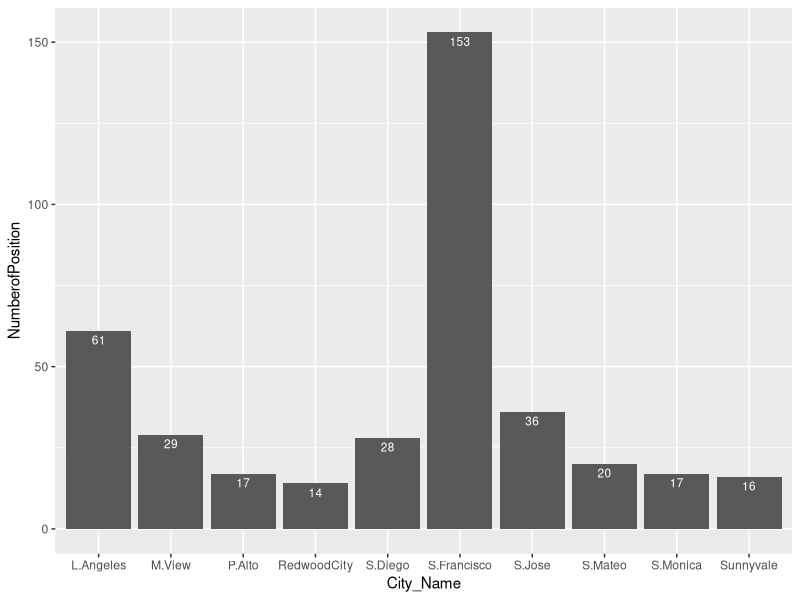
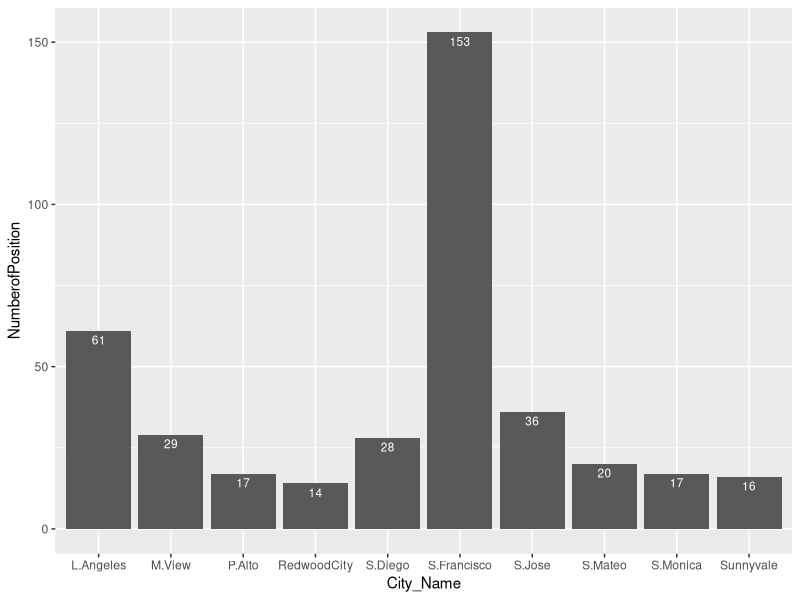
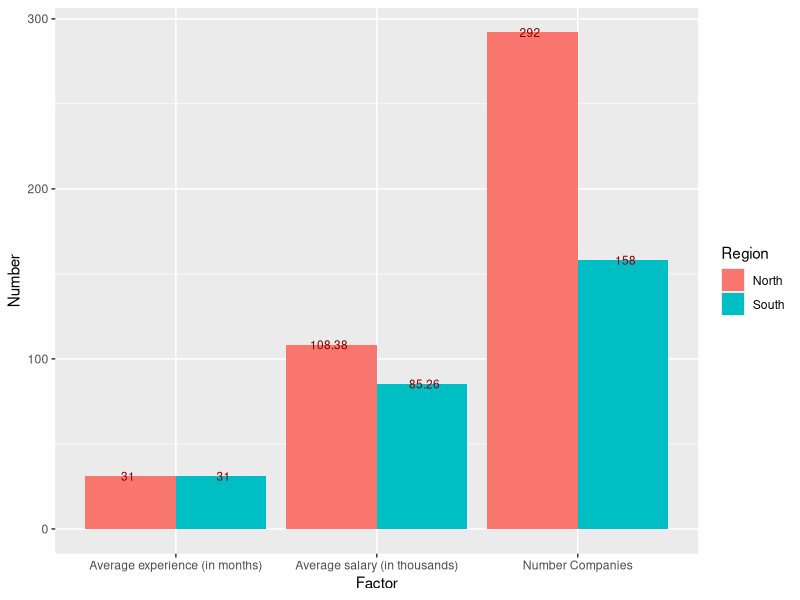
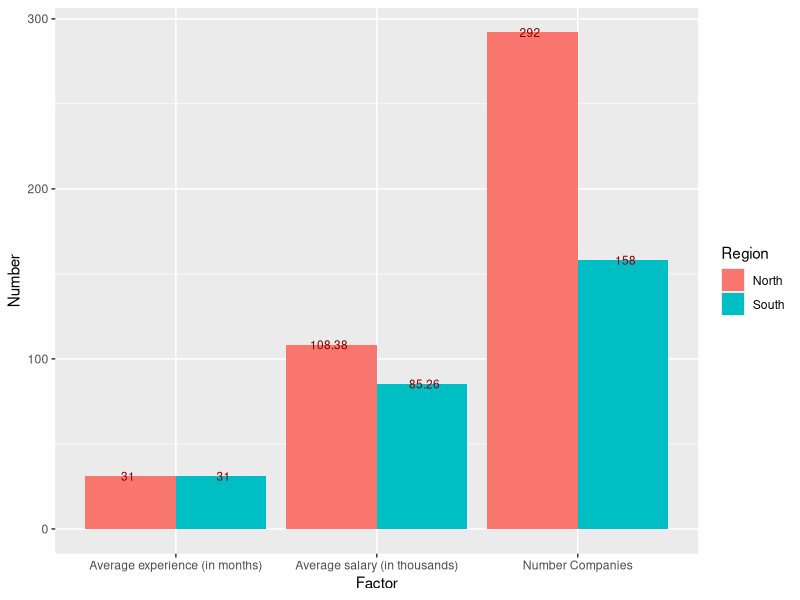
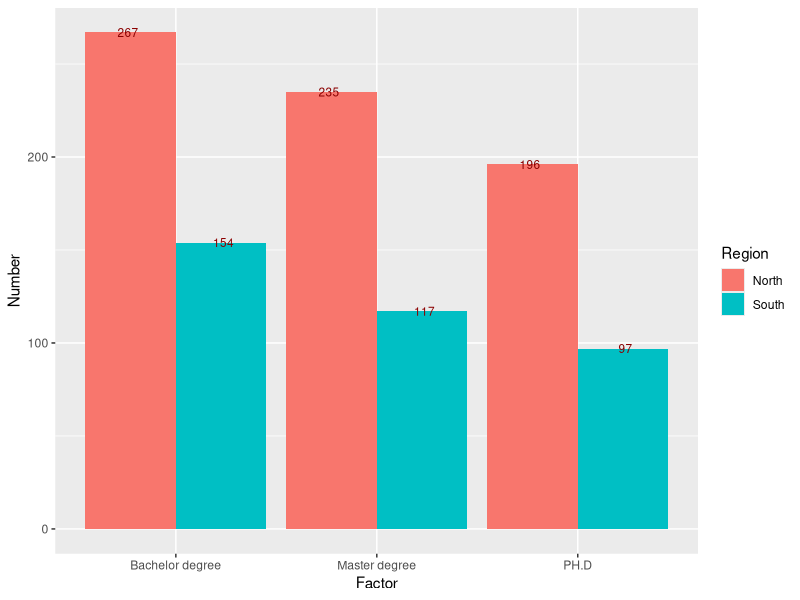
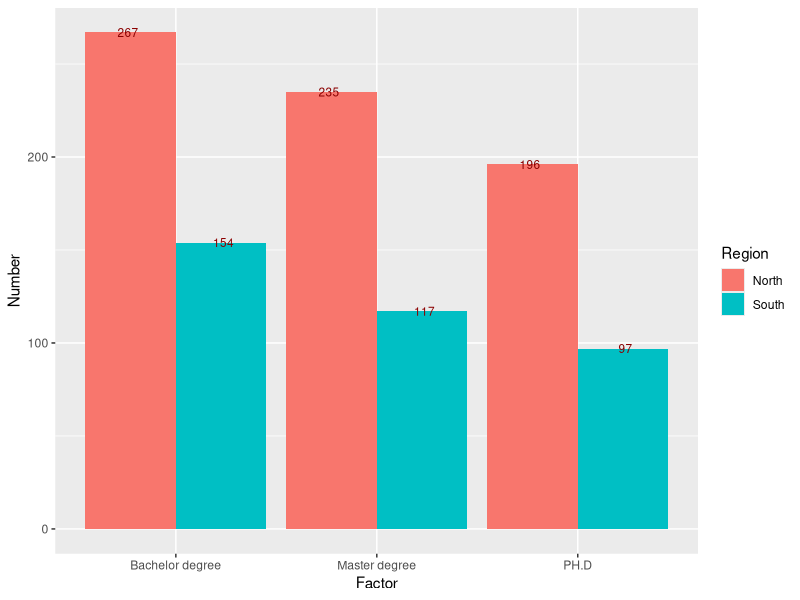
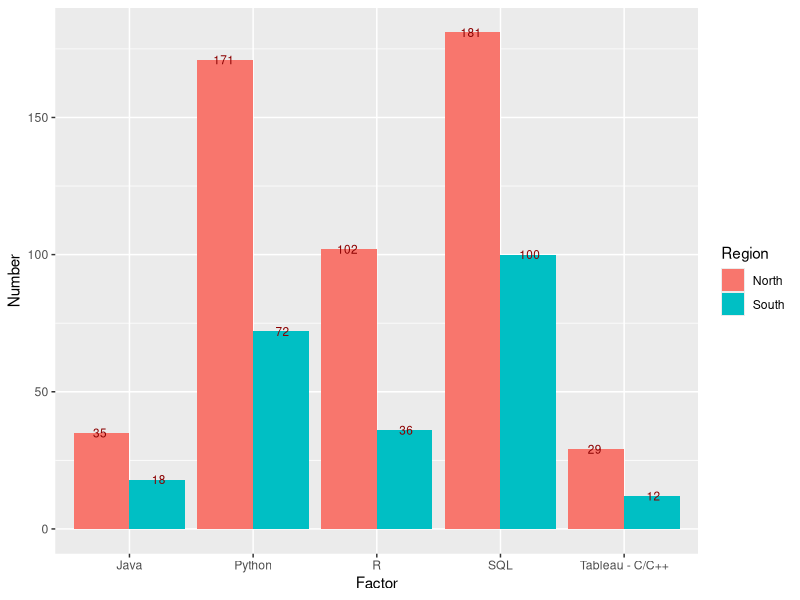
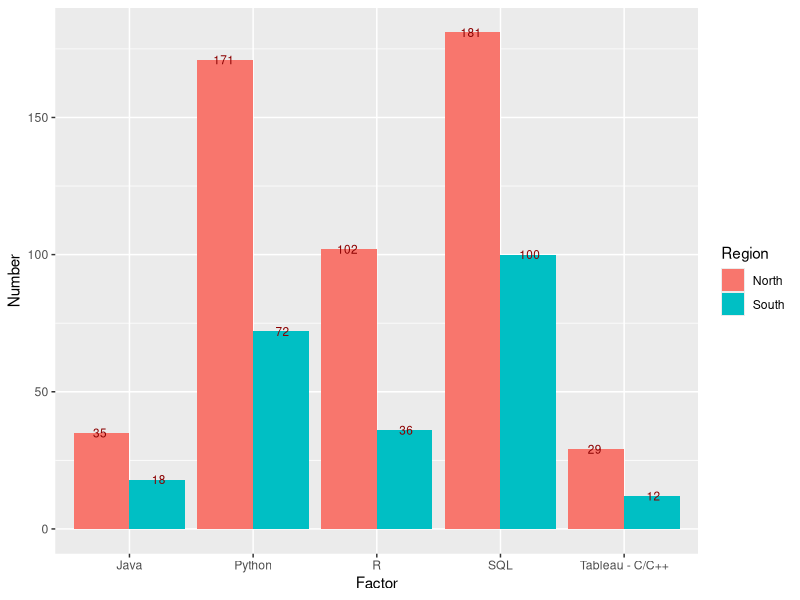

These figures' R source, in order:
## ---- chunk 1
pkg_list = c("ggplot2", "plyr", "stringr")
mia_pkgs = pkg_list[!(pkg_list %in% installed.packages()[,"Package"])]
if(length(mia_pkgs) > 0) install.packages(mia_pkgs)
loaded_pkgs = lapply(pkg_list, require, character.only=TRUE)
## ---- chunk 2
jdata = read.csv("datarelatedjobs.csv")
jdata$X = NULL
names(jdata)
summary(jdata)
str(jdata)
## ---- chunk 3
jdata$Preferred_mj1 = as.character(jdata$Preferred_mj1)
jdata$Preferred_mj2 = as.character(jdata$Preferred_mj2)

for(i in 1:length(jdata$Standing)){
  if(is.na(jdata$Standing[i])){
    jdata$Standing[i] = "All levels"
  }
} 
for(i in 1:length(jdata$Preferred_mj1)){
  if(is.na(jdata$Preferred_mj1[i])){
    jdata$Preferred_mj1[i] = "Data_related"
  }  
  if(is.na(jdata$Preferred_mj2[i])){
      jdata$Preferred_mj2[i] = "Data_related"
  }
} 
count(jdata$Preferred_mj2)[order(count(jdata$Preferred_mj2)$freq, decreasing = T),]
head(jdata,10)
## ---- chunk 4
ct_City = count(jdata$City)
topCity = ct_City[order(ct_City$freq, decreasing = T),]

tCitydf = data.frame(City_Name =  c("S.Francisco" , "L.Angeles" , "S.Jose" , "M.View" , "S.Diego", "S.Mateo" , "P.Alto", "S.Monica", "Sunnyvale" , "RedwoodCity"),
                     NumberofPosition = c(topCity$freq[1:10]))

city_plotg = ggplot(data = tCitydf, aes(x = City_Name, y = NumberofPosition)) + 
    geom_bar(stat = "identity", position=position_dodge()) +
    geom_text(aes(label = NumberofPosition), position = position_dodge(0.95), vjust= 1.5, color = "white", size = 3)
jpeg('city_plotg.jpg')
plot(city_plotg)
city_plotg
## ---- chunk 5
North_sub = jdata[which(jdata$Region == "North CA"),]
head(North_sub,5)
South_sub = jdata[which(jdata$Region == "South CA"),]
head(South_sub,5)
## ---- chunk 6
n_companies_north = rep(0, length(count(North_sub$Company)$freq))
n_companies_south = rep(0, length(count(South_sub$Company)$freq))

for(i in 1:length(count(North_sub$Company)$freq)){
  if(count(North_sub$Company)$freq[i] == 1){
    n_companies_north[i] = count(North_sub$Company)$freq[i] 
  } else{
    n_companies_north[i] = 1
  }
}

for(i in 1:length(count(South_sub$Company)$freq)){
  if(count(South_sub$Company)$freq[i] == 1){
    n_companies_south[i] = count(South_sub$Company)$freq[i] 
  } else{
    n_companies_south[i] = 1
  }
}
sum(n_companies_north)
sum(n_companies_south)
## ---- chunk 7
avg_exp_N = round(mean(North_sub$Min_exp)*12,0)
avg_exp_S = round(mean(South_sub$Min_exp)*12,0)
avg_exp_N
avg_exp_S
## ---- chunk 8
#Use NA.omit to omit to take out NA values then use mean function to find average
Omit_yr_salary_N = na.omit(North_sub$Est_min_avg_salary)
Omit_yr_salary_S = na.omit(South_sub$Est_min_avg_salary)
North_Est_min_salary = round(mean(Omit_yr_salary_N)/1000,2)
South_Est_min_salary = round(mean(Omit_yr_salary_S)/1000,2)

North_Est_min_salary
South_Est_min_salary
## ---- chunk 9
firstdf = data.frame(
          Region = rep(c("North", "South"), each = 3),
          Factor = rep(c("Average experience (in months)", "Average salary (in thousands)","Number Companies")),
          Number = c(avg_exp_N, North_Est_min_salary, sum(n_companies_north),
                     avg_exp_S, South_Est_min_salary, sum(n_companies_south)))

plotfirst = ggplot(data = firstdf, aes(x = Factor, y = Number, fill = Region)) + 
    geom_bar(stat = "identity", position=position_dodge()) +  
    geom_text(aes(label = Number), position = position_dodge(0.95), vjust=0.5, color = "darkred", size = 3)

jpeg('plotfirst.jpg')
plot(plotfirst)
plotfirst

## ---- chunk 10
#Nearly same as counting number of companies:
#Create 3 vectors: n_bach, n_master, n_phd to store the values.
#For this one we need to use stringr.
#Ex: All levels -> n_bach = n_bach + 1, n_master = n_master + 1, n_phd = n_phd + 1
#BS/MS ->  n_bach = n_bach + 1, n_master = n_master + 1 (Use  stringr so that we can get only BS or only MS)
Standing_sub = jdata[which(jdata$Standing != "NA"),]
North_sub_st = Standing_sub[which(Standing_sub$Region == "North CA"),]
South_sub_st = Standing_sub[which(Standing_sub$Region == "South CA"),]
## ---- chunk 11
n_bach_S = length(str_subset(South_sub_st$Standing, pattern = "^B")) + count(South_sub_st$Standing)$freq[which(count(South_sub_st$Standing) == "All levels")]  
n_bach_S

n_master_S = length(str_subset(South_sub_st$Standing, pattern = "^MS")) + length(str_subset(South_sub_st$Standing, pattern = "MS$")) + count(South_sub_st$Standing)$freq[which(count(South_sub_st$Standing) == "All levels")] - length(str_subset(South_sub_st$Standing, pattern = "^MS$"))
n_master_S

n_PH.D_S = length(str_subset(South_sub_st$standing, pattern = "^PH.D")) + length(str_subset(South_sub_st$Standing, pattern = "PH.D$")) + count(South_sub_st$Standing)$freq[which(count(South_sub_st$Standing) == "All levels")]
n_PH.D_S
## ---- chunk 12
n_bach_N = length(str_subset(North_sub_st$Standing, pattern = "^B")) + count(North_sub_st$Standing)$freq[which(count(North_sub_st$Standing) == "All levels")]  
n_bach_N

n_master_N = length(str_subset(North_sub_st$Standing, pattern = "^MS")) + length(str_subset(North_sub_st$Standing, pattern = "MS$")) + count(North_sub_st$Standing)$freq[which(count(North_sub_st$Standing) == "All levels")] - length(str_subset(North_sub_st$Standing, pattern = "^MS$"))
n_master_N

n_PH.D_N = length(str_subset(North_sub_st$standing, pattern = "^PH.D")) + length(str_subset(North_sub_st$Standing, pattern = "PH.D$")) + count(North_sub_st$Standing)$freq[which(count(North_sub_st$Standing) == "All levels")]
n_PH.D_N
## ---- chunk 13
secondtdf = data.frame(
          Region = rep(c("North", "South"), each = 3),
          Factor = rep(c("Bachelor degree", "Master degree","PH.D")),
          Number = c(n_bach_N, n_master_N, n_PH.D_N,
                     n_bach_S, n_master_S, n_PH.D_S))

plotsecond = ggplot(data = secondtdf, aes(x = Factor, y = Number, fill = Region)) + 
    geom_bar(stat = "identity", position=position_dodge()) +  
    geom_text(aes(label = Number), position = position_dodge(0.95), vjust=0.5, color = "darkred", size = 3)

jpeg('plotsecond.jpg')
plot(plotsecond)
plotsecond
## ---- chunk 14
count_order = function(col1, col2, order, top){
  ct1 = count(col1)
  ct2 = count(col2)
  if(order == "decreasing"){
    ct1_inc = ct1[order(ct1$freq, decreasing = T),]
    ct2_inc = ct2[order(ct2$freq, decreasing = T),]
    
    cl = length(ct1_inc$freq) - length(ct2_inc$freq)

    if(cl < 0){
      fresult = data.frame(Lang1 = c(as.character(ct1_inc$x), rep(NA,abs(cl))),
                            Freq1 = c(ct1_inc$freq, rep(NA,abs(cl))),
                            Lang2 = as.character(ct2_inc$x),
                            Freq2 = ct2_inc$freq)                  

    } else{
      fresult = data.frame(Lang1 = as.character(ct1_inc$x),
                            Freq1 = ct1_inc$freq,
                            Lang2 = c(as.character(ct2_inc$x), rep(NA,cl)),
                            Freq2 = c(ct2_inc$freq,rep(NA,cl)))         
      }
  }
  else{
    ct1_dec = ct1[order(ct1$freq, decreasing = F),]
    ct2_dec = ct2[order(ct2$freq, decreasing = F),]
    
    cl = length(ct1_dec$freq) - length(ct2_dec$freq)

    if(cl < 0){
      fresult = data.frame(Lang1 = c(as.character(ct1_dec$x), rep(NA,abs(cl))),
                            Freq1 = c(ct1_dec$freq, rep(NA,abs(cl))),
                            Lang2 = as.character(ct2_dec$x),
                            Freq2 = ct2_dec$freq)                  
    } else{
      fresult = data.frame(Lang1 = as.character(ct1_dec$x),
                            Freq1 = ct1_dec$freq,
                            Lang2 = c(as.character(ct2_dec$x), rep(NA,cl)),
                            Freq2 = c(ct2_dec$freq,rep(NA,cl))) 
    }
  }
  for(i in 1:15){
    for(j in 1:15){
      if(fresult$Lang1[i] == fresult$Lang2[j]){
        fresult$Freq1[i] = fresult$Freq1[i] + fresult$Freq2[j]
      }
    }
  }
  if(order == "decreasing"){
    res = fresult[order(fresult$Freq1, decreasing = T),]
  } else {
    res = fresult[order(fresult$Freq1, decreasing = F),]
  }
  return(res[1:top,1:2])
}

## ---- chunk 15
sl = count_order(South_sub_st$Preferred_lang1, South_sub_st$Preferred_lang2,"decreasing", 5)
nl = count_order(North_sub_st$Preferred_lang1, North_sub_st$Preferred_lang2,"decreasing", 5)
sl
nl
thirddf = data.frame(
          Region = rep(c("North", "South"), each = 5),
          Factor = rep(c("SQL", "Python", "R", "Java", "Tableau - C/C++"),2),
          Number = c(nl$Freq1[1], nl$Freq1[2], nl$Freq1[3], nl$Freq1[4], nl$Freq1[5], 
                     sl$Freq1[1], sl$Freq1[2], sl$Freq1[3], sl$Freq1[4], sl$Freq1[5]))

plotthird = ggplot(data = thirddf, aes(x = Factor, y = Number, fill = Region)) + 
    geom_bar(stat = "identity", position=position_dodge()) +  
    geom_text(aes(label = Number), position = position_dodge(0.95), vjust=0.5, color = "darkred", size = 3)

jpeg('plotthird.jpg')
plot(plotthird)
plotthird
## ---- chunk 16
n_cpp_North = length(str_subset(North_sub_st$Preferred_lang1, pattern = "^C\\++$")) +length(str_subset(North_sub_st$Preferred_lang2, pattern = "C\\++$"))

n_cpp_South = length(str_subset(South_sub_st$Preferred_lang1, pattern = "^C\\++$")) +length(str_subset(South_sub_st$Preferred_lang2, pattern = "C\\++$"))

n_java_South = length(str_subset(South_sub_st$Preferred_lang1, pattern = "^Java$")) +length(str_subset(South_sub_st$Preferred_lang2, pattern = "^Java$"))

n_java_North = length(str_subset(North_sub_st$Preferred_lang1, pattern = "^Java$")) +length(str_subset(North_sub_st$Preferred_lang2, pattern = "^Java$"))

n_Python_North = length(str_subset(North_sub_st$Preferred_lang1, pattern = "^Python$"))+length(str_subset(North_sub_st$Preferred_lang2, pattern = "^Python$"))

n_Python_South = length(str_subset(South_sub_st$Preferred_lang1, pattern = "^Python$"))  +length(str_subset(South_sub_st$Preferred_lang2, pattern ="^Python$"))

n_R_North = length(str_subset(North_sub_st$Preferred_lang1, pattern = "^R$")) +length(str_subset(North_sub_st$Preferred_lang2, pattern = "R$"))

n_R_South = length(str_subset(South_sub_st$Preferred_lang1, pattern = "^R$"))  +length(str_subset(South_sub_st$Preferred_lang2, pattern = "R$"))
n_R_South
n_SQL_North = length(str_subset(North_sub_st$Preferred_lang1, pattern = "^SQL$")) +length(str_subset(North_sub_st$Preferred_lang1, pattern = "/SQL$")) +length(str_subset(North_sub_st$Preferred_lang2, pattern = "^SQL$"))

n_SQL_South = length(str_subset(South_sub_st$Preferred_lang1, pattern = "^SQL$"))+ length(str_subset(South_sub_st$Preferred_lang1, pattern = "/SQL$"))+ length(str_subset(South_sub_st$Preferred_lang2, pattern = "^SQL$"))


res = cbind(nl,sl)
handwaydf = data.frame(NLang1 = c("SQL", "Python", "R", "Java", "C/C++"),
                       NFreg1 = c(n_SQL_North, n_Python_North, n_R_North, n_java_North, n_cpp_North),
                       SLang1 = c("SQL", "Python", "R", "Java", "C/C++"),
                       NLang1 = c(n_SQL_South, n_Python_South, n_R_South, n_java_South, n_cpp_South))
res
handwaydf
## ---- chunk 17
smj = count_order(South_sub_st$Preferred_mj1, South_sub_st$Preferred_mj2,"decreasing", 5)
nmj = count_order(North_sub_st$Preferred_mj1, North_sub_st$Preferred_mj2,"decreasing", 5)
smj
nmj
forthdf = data.frame(
          Region = rep(c("North", "South"), each = 5),
          Factor = rep(c("CS", "Tech field - Stats", "Stats - Tech field", "Math", "Engineering"),2), 
          Number = c(nmj$Freq1[1], nmj$Freq1[2], nmj$Freq1[3], nmj$Freq1[4], nmj$Freq1[5], 
                     smj$Freq1[1], smj$Freq1[2], smj$Freq1[3], smj$Freq1[4], smj$Freq1[5]))

plotforth = ggplot(data = forthdf, aes(x = Factor, y = Number, fill = Region)) + 
    geom_bar(stat = "identity", position=position_dodge()) +  
    geom_text(aes(label = Number), position = position_dodge(0.95), vjust=0.5, color = "darkred", size = 3)

jpeg('plotforth.jpg')
plot(plotforth)
plotforth


## ---- chunk 18
combinedf = data.frame(
          Region = rep(c("North", "South"), each = 6),
          Factor = c("XP_N(m)", "SalN(k)", "#CompN", "#Ba_N", "#Ma_N", "#PHD_N", "XP_S(m)", "SalS(k)", "#CompS", "#Ba_S", "#Ma_S", "#PHD_S"),
          Number = c(avg_exp_N, North_Est_min_salary, sum(n_companies_north), n_bach_N, n_master_N, n_PH.D_N, avg_exp_S, South_Est_min_salary, sum(n_companies_south), n_bach_S, n_master_S, n_PH.D_S))


plotcombine = ggplot(data = combinedf, aes(x = Factor, y = Number, fill = Region)) + 
    geom_bar(stat = "identity", position=position_dodge()) +  
    geom_text(aes(label = Number), position = position_dodge(0.95), vjust=0.5, color = "darkred", size = 3)
#jpeg('plotcombine.jpg')
#plot(plotcombine)
plotcombine
## ---- chunk 19
top20 = count_order(jdata$Preferred_lang1, jdata$Preferred_lang2,"decreasing", 20)
top20
## ---- chunk 20
for (i in 1:length(jdata$Standing)){
  if(!is.na(str_extract(jdata$Standing[i], pattern = "^B")) || !is.na(str_extract(jdata$Standing[i], pattern = "^A"))){
    jdata$Difficulty[i] = "Easy"
  } else if (!is.na(str_extract(jdata$Standing[i], pattern = "^M"))){
    jdata$Difficulty[i] = "Medium"
  } else if (!is.na(str_extract(jdata$Standing[i], pattern = "^P"))){
    jdata$Difficulty[i] = "Hard"
  }
}
## ---- chunk 21
find_company = function(Difficulty, Exp, Region,Language){
  Argu_y = jdata$Company[which(jdata$Difficulty == Difficulty)]
  Argu_x = jdata$Company[which(jdata$Min_exp <= Exp)]
  Argu_z = jdata$Company[which(jdata$Region == Region)]
  Argu_u1 = jdata$Company[which(jdata$Preferred_lang1 == Language)]
  Argu_u2 = jdata$Company[which(jdata$Preferred_lang2 == Language)]
  
  return(union(intersect(intersect(Argu_x,Argu_y),intersect(Argu_z,Argu_u1)),intersect(intersect(Argu_x,Argu_y),intersect(Argu_z,Argu_u2))))

}

find_company("Medium", 5, "South CA","R")
## ---- chunk 22
n_find_company = function(Difficulty, Exp, Region,Language){
a = jdata$Company[which(jdata$Difficulty == Difficulty),]
b = jdata$Company[which(jdata$Min_exp <= Exp),]
c = jdata$Company[which(jdata$Region == Region),]
d1 = jdata$Company[which(jdata$Preferred_lang1 == Language),]
d2 = jdata$Company[which(jdata$Preferred_lang2 == Language),]

pre_r1 = a[which(a$Min_exp <= Exp)]
nex_r1 = pre_r1[which(pre_r1$Region == Region)]
r1     = nex_r1[which(nex_r1$Preferred_lang1 == Language)]

pre_r2 = a[which(a$Min_exp <= Exp)]
nex_r2 = pre_r2[which(pre_r2$Region == Region)]
r2     = nex_r2[which(nex_r2$Preferred_lang2 == Language)]

rbind(r1,r2)
}
find_company("Medium", 5, "South CA","R")
## ---- chunk 23
major = count(jdata$Position)
count(North_sub_st$Position)

n_eng_north = length(str_subset(North_sub_st$Position, pattern = "^Data Engineer"))+length(str_subset(North_sub_st$Position, pattern = "Data Engineer$")) - length(str_subset(North_sub_st$Position, pattern = "^Data Engineer$"))

n_eng_north

n_eng_south = length(str_subset(South_sub_st$Position, pattern = "^Data Engineer"))+length(str_subset(South_sub_st$Position, pattern = "Data Engineer$")) - length(str_subset(South_sub_st$Position, pattern = "^Data Engineer$"))

n_eng_south

n_sci_north =  length(str_subset(North_sub_st$Position, pattern = "^Data Scientist"))+length(str_subset(North_sub_st$Position, pattern = "Data Scientist$")) - length(str_subset(North_sub_st$Position, pattern = "^Data Scientist$"))

n_sci_north

n_sci_south = length(str_subset(South_sub_st$Position, pattern = "^Data Scientist"))+length(str_subset(South_sub_st$Position, pattern = "Data Scientist$")) - length(str_subset(South_sub_st$Position, pattern = "^Data Scientist$"))

n_sci_south
## ---- chunk 24
P_data_fr = data.frame(Region = c("North","South","North","South"),
  Number = c(n_eng_north,n_eng_south,n_sci_north,n_sci_south),
  Factor = rep(c("Data Engineer","Data Scientist"),each = 2)
)

Plot_1 = ggplot(data = P_data_fr, aes(x = Factor, y = Number, fill = Region)) + 
    geom_bar(stat = "identity", position=position_dodge()) +  
    geom_text(aes(label = Number), position = position_dodge(0.95), vjust=0.5, color = "darkred", size = 3)

#jpeg('plotsecond.jpg')
#plot(plotsecond)
Plot_1
## ---- chunk 25
for(i in 1:length(jdata$Min_exp)){
  if(jdata$Min_exp[i] == 1 & !is.na(jdata$Est_min_avg_salary[i])){
    if(jdata$Est_min_avg_salary[i] >= 150000){
      jdata$Min_exp[i] = 4
    }
    else if(jdata$Est_min_avg_salary[i] >= 130000 &
            jdata$Est_min_avg_salary[i] <  150000){
      jdata$Min_exp[i] = 3
    }
    else if (jdata$Est_min_avg_salary[i] >= 100000 &
             jdata$Est_min_avg_salary[i] <  130000){
      jdata$Min_exp[i] = 2
    }
    else{jdata$Min_exp[i] = 1}
  } 
}
## ---- chunk 26
set.seed(2018)
result = jdata$Est_min_avg_salary[which.min(jdata$Est_min_avg_salary)]
for (i in 1:length(jdata$City))
if(count(jdata$City)$freq[which(count(jdata$City)$x == (jdata$City[i]))] > mean(count(jdata$City)$freq)){ 
  jdata$Jobs_density[i] = "High"
  jdata$City_Bonus[i] = round(rnorm(1, mean = result * 1.5, sd = 1500),1) 
} else {
  jdata$Jobs_density[i] = "Low"
  jdata$City_Bonus[i] = round(rnorm(1, mean = result * 1.45, sd = 1500),1) 
}
## ---- chunk 27
set.seed(2018)
for (i in 1:length(jdata$Position)){
  if(str_detect(jdata$Position[i], pattern = "Engineer")){
    jdata$Posi_Bonus[i] = round(rnorm(1, mean = 25000, sd = 1000),1)
  }  else if (str_detect(jdata$Position[i], pattern = "Scientist")){
    jdata$Posi_Bonus[i] = round(rnorm(1, mean = 22000, sd = 1000),1)
  }  else if (str_detect(jdata$Position[i], pattern = "Analyst")){
    jdata$Posi_Bonus[i] = round(rnorm(1, mean = 15000, sd = 1000),1)
  } else {
    jdata$Posi_Bonus[i] = round(rnorm(1, mean = 10000, sd = 1000),1)
  }
}

## ---- chunk 28
calc_salary = na.omit(jdata$Est_min_avg_salary)
avg_salary = mean(calc_salary[which(calc_salary >= 100000)])
salaryvsyear = lm(Est_min_avg_salary ~ Min_exp, data = jdata)
summary(salaryvsyear)
#Since the p-value for this model is very small it looks like the Min_exp is significant.
exp_multiplier = summary(salaryvsyear)$coef[2,1]
## ---- chunk 29
set.seed(2018)
for (i in 1:length(jdata$Min_exp)){
  if(is.na(jdata$Est_min_avg_salary[i])){
    jdata$Exp_Bonus[i] = round(exp_multiplier * jdata$Min_exp[i] / mean(jdata$Min_exp) ,1) 
  }  else if(!is.na(jdata$Est_min_avg_salary[i]) & jdata$Est_min_avg_salary[i] >= 100000){
    jdata$Exp_Bonus[i] = round(exp_multiplier * jdata$Min_exp[i] ,1) 
  }  else {
    jdata$Exp_Bonus[i] = round(exp_multiplier * jdata$Min_exp[i] /2 ,1) 
  }
}
head(jdata,50)

## ---- chunk 30
par(mfrow = c(1,3))
model1 = lm(Est_min_avg_salary ~ City_Bonus, data = jdata)
plot(jdata$Est_min_avg_salary ~ jdata$City_Bonus, main = "Salary vs City Bonus", xlab = "City Bonus", ylab = "Salary")
abline(model1)

model2 = lm(Est_min_avg_salary ~ Posi_Bonus, data = jdata)
plot(jdata$Est_min_avg_salary ~ jdata$Posi_Bonus, main = "Salary vs Position Bonus", xlab = "Position Bonus", ylab = "Salary")
abline(model2)

model3 = lm(Est_min_avg_salary ~ Exp_Bonus, data = jdata)
plot(jdata$Est_min_avg_salary ~ jdata$Exp_Bonus, main = "Salary vs Experience Bonus", xlab = "Experience Bonus", ylab = "Salary")
abline(model3)
## ---- chunk 31
fit_model = lm(Est_min_avg_salary ~ Exp_Bonus + City_Bonus + Posi_Bonus, data = jdata)
summary(fit_model)
## ---- chunk 32
full_model = lm(Est_min_avg_salary ~ Min_exp + Exp_Bonus + City_Bonus + Posi_Bonus, data = jdata)
sele_model = step(full_model, direction = "backward", trace = 0)
sele_model

## ---- chunk 33
for(i in 1:length(jdata$Est_min_avg_salary)){
  jdata$New_min_avg_salary[i] = jdata$City_Bonus[i] + jdata$Posi_Bonus[i] + jdata$Exp_Bonus[i]
}

## ---- chunk 34
model_compare = lm(Est_min_avg_salary ~ New_min_avg_salary, data = jdata)
plot(jdata$Est_min_avg_salary, jdata$New_min_avg_salary)
abline(model_compare)
## ---- chunk 35
for(i in 1:length(jdata$Region)){
  if(jdata$Region[i] == "North CA"){
    jdata$Region_Logic[i] = 1
  } else { 
    jdata$Region_Logic[i] = 0
  }
}
head(jdata,50)

## ---- chunk 36
fit_glm = glm(Region_Logic ~ Est_min_avg_salary, data = jdata, family = binomial)
fit_lm  =  lm(Region_Logic ~ Est_min_avg_salary, data = jdata)

qplot(jdata$Est_min_avg_salary, jdata$Region_Logic) + stat_smooth()
## ---- chunk 37
reg_interaction = glm(Region_Logic ~ Est_min_avg_salary + City_Bonus + Posi_Bonus + Exp_Bonus + Est_min_avg_salary:City_Bonus, family = binomial, data = jdata)
summary(reg_interaction) 
